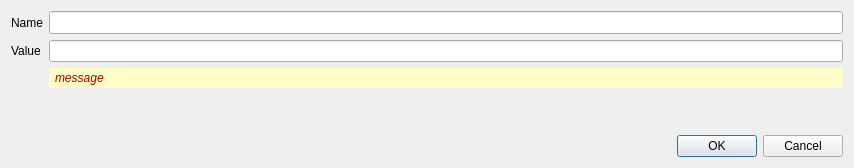
<?xml version="1.0" encoding="UTF-8"?>
<ui version="4.0">
 <class>Dialog</class>
 <widget class="QDialog" name="Dialog">
  <property name="geometry">
   <rect>
    <x>0</x>
    <y>0</y>
    <width>854</width>
    <height>168</height>
   </rect>
  </property>
  <property name="windowTitle">
   <string>Dialog</string>
  </property>
  <layout class="QVBoxLayout" name="verticalLayout_2">
   <item>
    <layout class="QFormLayout" name="formLayout">
     <item row="0" column="1">
      <widget class="QLineEdit" name="ledName">
       <property name="font">
        <font>
         <family>DejaVu Sans Mono</family>
         <italic>false</italic>
        </font>
       </property>
       <property name="placeholderText">
        <string/>
       </property>
      </widget>
     </item>
     <item row="0" column="0">
      <widget class="QLabel" name="label">
       <property name="text">
        <string>Name</string>
       </property>
      </widget>
     </item>
     <item row="2" column="0">
      <widget class="QLabel" name="lblValue">
       <property name="text">
        <string>Value</string>
       </property>
      </widget>
     </item>
     <item row="2" column="1">
      <widget class="QLineEdit" name="ledValue"/>
     </item>
     <item row="3" column="1">
      <widget class="QLabel" name="lblMsg">
       <property name="sizePolicy">
        <sizepolicy hsizetype="MinimumExpanding" vsizetype="Maximum">
         <horstretch>0</horstretch>
         <verstretch>0</verstretch>
        </sizepolicy>
       </property>
       <property name="font">
        <font>
         <italic>true</italic>
        </font>
       </property>
       <property name="styleSheet">
        <string notr="true">background-color: rgb(255, 255, 200);
border-color: rgb(170, 85, 0);
color: rgb(170, 0, 0);
border-radius: 2px;
padding:3px;</string>
       </property>
       <property name="text">
        <string>message</string>
       </property>
      </widget>
     </item>
     <item row="3" column="0">
      <widget class="QLabel" name="lblNbFiles">
       <property name="text">
        <string/>
       </property>
      </widget>
     </item>
    </layout>
   </item>
   <item>
    <widget class="QDialogButtonBox" name="buttonBox">
     <property name="orientation">
      <enum>Qt::Horizontal</enum>
     </property>
     <property name="standardButtons">
      <set>QDialogButtonBox::Cancel|QDialogButtonBox::Ok</set>
     </property>
    </widget>
   </item>
  </layout>
 </widget>
 <resources/>
 <connections>
  <connection>
   <sender>buttonBox</sender>
   <signal>accepted()</signal>
   <receiver>Dialog</receiver>
   <slot>accept()</slot>
   <hints>
    <hint type="sourcelabel">
     <x>248</x>
     <y>254</y>
    </hint>
    <hint type="destinationlabel">
     <x>157</x>
     <y>274</y>
    </hint>
   </hints>
  </connection>
  <connection>
   <sender>buttonBox</sender>
   <signal>rejected()</signal>
   <receiver>Dialog</receiver>
   <slot>reject()</slot>
   <hints>
    <hint type="sourcelabel">
     <x>316</x>
     <y>260</y>
    </hint>
    <hint type="destinationlabel">
     <x>286</x>
     <y>274</y>
    </hint>
   </hints>
  </connection>
 </connections>
</ui>
